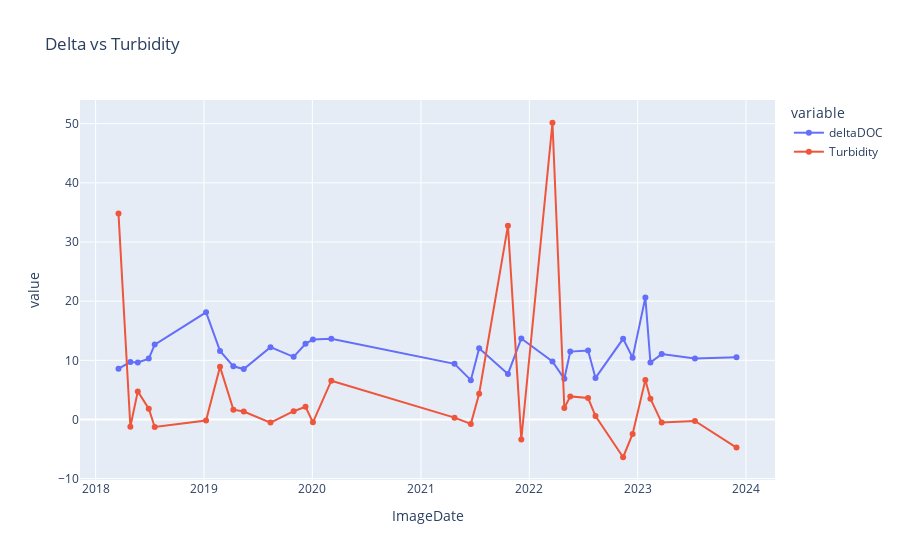

This figure's notebook cell:
### Code cell
fig = px.line(res_read1, x="ImageDate", y=["deltaDOC","Turbidity"], markers=True, title="Delta vs Turbidity")
fig.show()

### Figure 1 — Plotly figure (JSON) as saved in the notebook; plotly's stock layout.template omitted (floating-point values rounded to 4 significant figures)
{"data": [{"hovertemplate": "variable=deltaDOC<br>ImageDate=%{x}<br>value=%{y}<extra></extra>", "legendgroup": "deltaDOC", "line": {"color": "#636efa", "dash": "solid"}, "marker": {"symbol": "circle"}, "mode": "lines+markers", "name": "deltaDOC", "orientation": "v", "showlegend": true, "type": "scatter", "x": ["2018-03-19", "2018-04-28", "2018-05-23", "2018-06-29", "2018-07-19", "2019-01-08", "2019-02-24", "2019-04-10", "2019-05-15", "2019-08-13", "2019-10-30", "2019-12-09", "2020-01-03", "2020-03-05", "2021-04-24", "2021-06-18", "2021-07-16", "2021-10-21", "2021-12-05", "2022-03-20", "2022-04-29", "2022-05-19", "2022-07-18", "2022-08-12", "2022-11-13", "2022-12-15", "2023-01-27", "2023-02-13", "2023-03-23", "2023-07-13", "2023-11-30"], "xaxis": "x", "y": [8.585, 9.71, 9.647, 10.28, 12.66, 18.12, 11.58, 8.984, 8.514, 12.22, 10.59, 12.8, 13.5, 13.66, 9.408, 6.647, 12.04, 7.694, 13.68, 9.811, 6.866, 11.47, 11.64, 7.02, 13.63, 10.45, 20.61, 9.622, 11.05, 10.31, 10.52], "yaxis": "y"}, {"hovertemplate": "variable=Turbidity<br>ImageDate=%{x}<br>value=%{y}<extra></extra>", "legendgroup": "Turbidity", "line": {"color": "#EF553B", "dash": "solid"}, "marker": {"symbol": "circle"}, "mode": "lines+markers", "name": "Turbidity", "orientation": "v", "showlegend": true, "type": "scatter", "x": ["2018-03-19", "2018-04-28", "2018-05-23", "2018-06-29", "2018-07-19", "2019-01-08", "2019-02-24", "2019-04-10", "2019-05-15", "2019-08-13", "2019-10-30", "2019-12-09", "2020-01-03", "2020-03-05", "2021-04-24", "2021-06-18", "2021-07-16", "2021-10-21", "2021-12-05", "2022-03-20", "2022-04-29", "2022-05-19", "2022-07-18", "2022-08-12", "2022-11-13", "2022-12-15", "2023-01-27", "2023-02-13", "2023-03-23", "2023-07-13", "2023-11-30"], "xaxis": "x", "y": [34.8, -1.226, 4.745, 1.827, -1.269, -0.1956, 8.895, 1.653, 1.334, -0.5247, 1.396, 2.148, -0.4902, 6.554, 0.3076, -0.7504, 4.356, 32.76, -3.373, 50.16, 1.946, 3.898, 3.621, 0.576, -6.39, -2.44, 6.688, 3.517, -0.531, -0.2584, -4.75], "yaxis": "y"}], "layout": {"autosize": true, "legend": {"title": {"text": "variable"}, "tracegroupgap": 0}, "title": {"text": "Delta vs Turbidity"}, "xaxis": {"anchor": "y", "autorange": true, "domain": [0, 1], "range": ["2017-11-19 07:28:37.3853", "2024-03-28 16:31:22.6147"], "title": {"text": "ImageDate"}, "type": "date"}, "yaxis": {"anchor": "x", "autorange": true, "domain": [0, 1], "range": [-11.06, 54.82], "title": {"text": "value"}, "type": "linear"}}}
